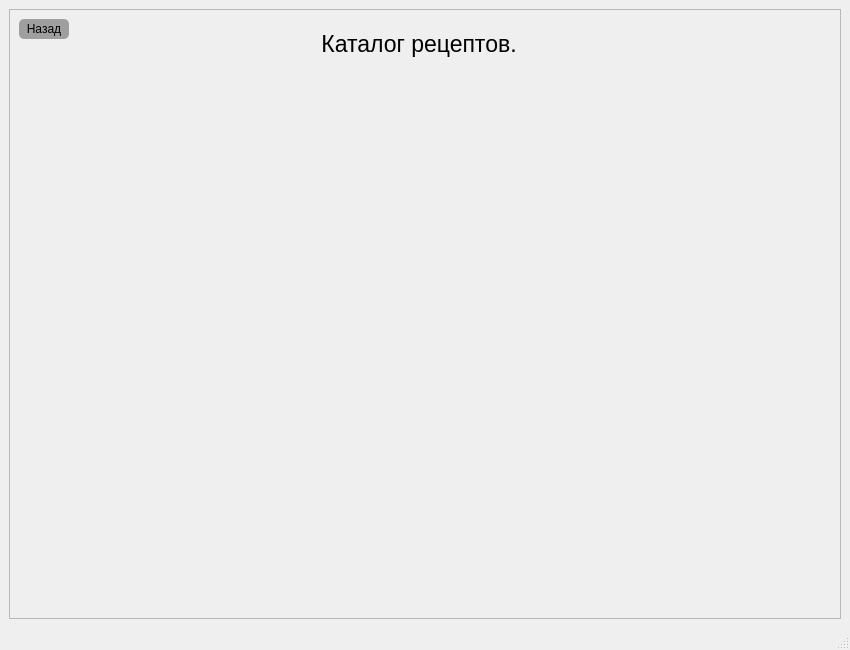
<?xml version="1.0" encoding="UTF-8"?>
<ui version="4.0">
 <class>MainWindow</class>
 <widget class="QMainWindow" name="MainWindow">
  <property name="geometry">
   <rect>
    <x>0</x>
    <y>0</y>
    <width>850</width>
    <height>650</height>
   </rect>
  </property>
  <property name="windowTitle">
   <string>MainWindow</string>
  </property>
  <widget class="QWidget" name="centralwidget">
   <layout class="QVBoxLayout" name="verticalLayout">
    <item>
     <widget class="QScrollArea" name="scrollArea">
      <property name="styleSheet">
       <string notr="true">QScrollBar:vertical {
	boder: none;
	background-color: rgb(255, 0, 0);
}</string>
      </property>
      <property name="widgetResizable">
       <bool>true</bool>
      </property>
      <widget class="QWidget" name="scrollAreaWidgetContents">
       <property name="geometry">
        <rect>
         <x>0</x>
         <y>0</y>
         <width>830</width>
         <height>609</height>
        </rect>
       </property>
       <layout class="QGridLayout" name="gridLayout">
        <item row="0" column="0">
         <widget class="QFrame" name="frame">
          <property name="contextMenuPolicy">
           <enum>Qt::DefaultContextMenu</enum>
          </property>
          <property name="styleSheet">
           <string notr="true"/>
          </property>
          <property name="frameShape">
           <enum>QFrame::NoFrame</enum>
          </property>
          <property name="frameShadow">
           <enum>QFrame::Raised</enum>
          </property>
          <widget class="QPushButton" name="pushButton_back">
           <property name="geometry">
            <rect>
             <x>0</x>
             <y>0</y>
             <width>50</width>
             <height>20</height>
            </rect>
           </property>
           <property name="cursor">
            <cursorShape>PointingHandCursor</cursorShape>
           </property>
           <property name="styleSheet">
            <string notr="true">QPushButton{
	background-color: rgb(159, 159, 159);
	border-radius: 5px;
}</string>
           </property>
           <property name="text">
            <string>Назад</string>
           </property>
          </widget>
          <widget class="QLabel" name="label">
           <property name="geometry">
            <rect>
             <x>300</x>
             <y>10</y>
             <width>200</width>
             <height>30</height>
            </rect>
           </property>
           <property name="font">
            <font>
             <pointsize>17</pointsize>
            </font>
           </property>
           <property name="text">
            <string>Каталог рецептов.</string>
           </property>
           <property name="alignment">
            <set>Qt::AlignCenter</set>
           </property>
          </widget>
         </widget>
        </item>
       </layout>
      </widget>
     </widget>
    </item>
   </layout>
  </widget>
  <widget class="QStatusBar" name="statusbar"/>
 </widget>
 <resources/>
 <connections/>
</ui>
